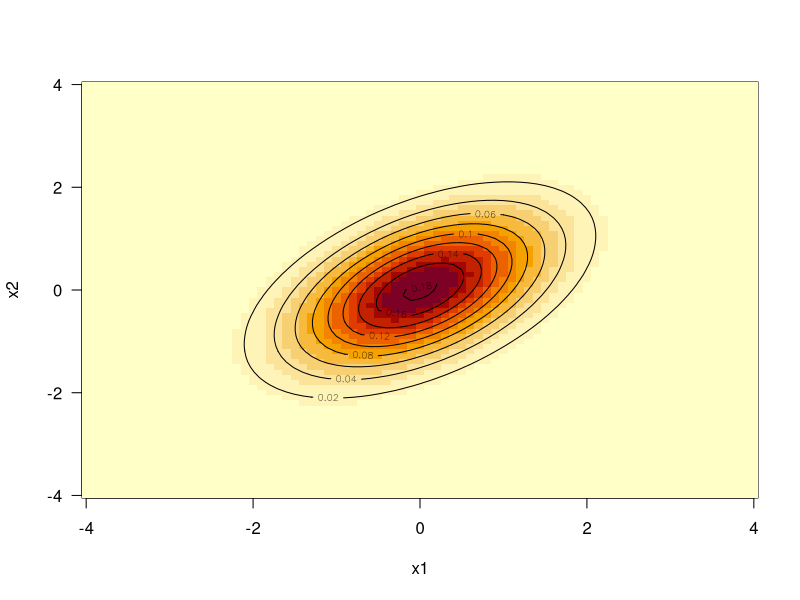
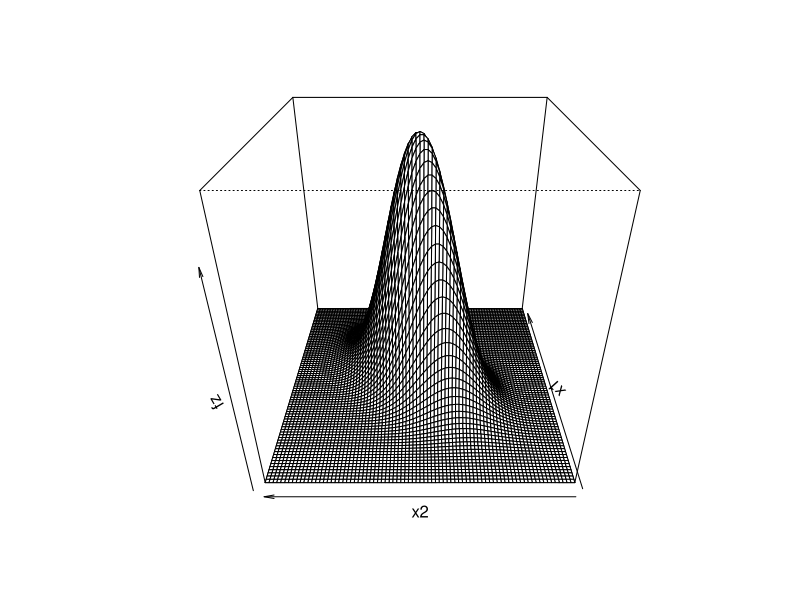
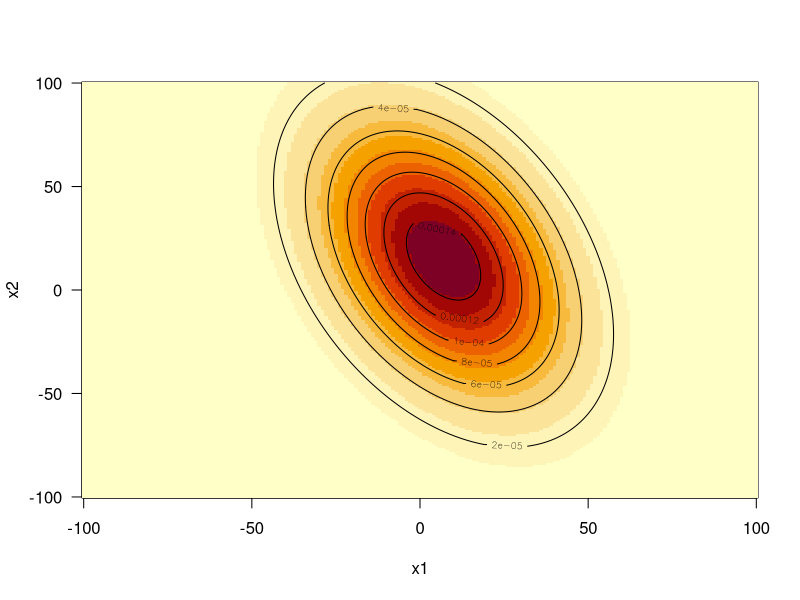

The R script that drew these images, in order:
library(mvtnorm)

mu <- c(0, 0)
sigma <- matrix(c(1, 0.5, 0.5, 1), nrow = 2)
sigma1 <- matrix(c(1, 0, 0, 1), nrow = 2)
dmvnorm(c(0,0), mean = mu, sigma = sigma)


x1 <- seq(-4,4,0.1)
x2 <- seq(-4,4,0.1)

z <- expand.grid(x1=x1,x2=x2)
z

f <- dmvnorm(z, mean = mu, sigma = sigma)
f
head(cbind(z,f))

fz <- matrix(f, nrow = length(x1), ncol = length(x2))

# Möglichkeit 1: Contour-Plot
image(x1,x2,fz, las=1)
contour(x1,x2,fz, add=TRUE)

# Möglichkeit 2: 3D
persp(x1,x2,fz, theta = -90, phi = 30)

pmvnorm(lower = c(-Inf, -Inf), upper = c(0,0), mean = mu, sigma = sigma)
qmvnorm(p = 0.9, mean = mu, sigma = sigma, tail = "both")$quantile
rmvnorm(100, mean = mu, sigma = sigma)


# Aufgabe 1

mu <- c(7, 15)
sigma <- matrix(c(25^2, -0.4*25*45, -0.4*25*45, 45^2), nrow = 2)
x1 <- seq(-100,100,1)
x2 <- seq(-100,100,1)
z <- expand.grid(x1=x1,x2=x2)
f <- dmvnorm(z, mean = mu, sigma = sigma)
head(cbind(z,f))
fz <- matrix(f, nrow = length(x1), ncol = length(x2))
image(x1,x2,fz, las=1)
contour(x1,x2,fz, add=TRUE)


pmvnorm(lower = c(-Inf, -Inf), upper = c(0, 0), mean = mu, sigma = sigma)


pmvnorm(lower = c(-Inf, -Inf), upper = c(0, 0), mean = mu, sigma = sigma) / pmvnorm(lower = c(-Inf,-Inf), upper = c(0, Inf), mean = mu, sigma = sigma)

